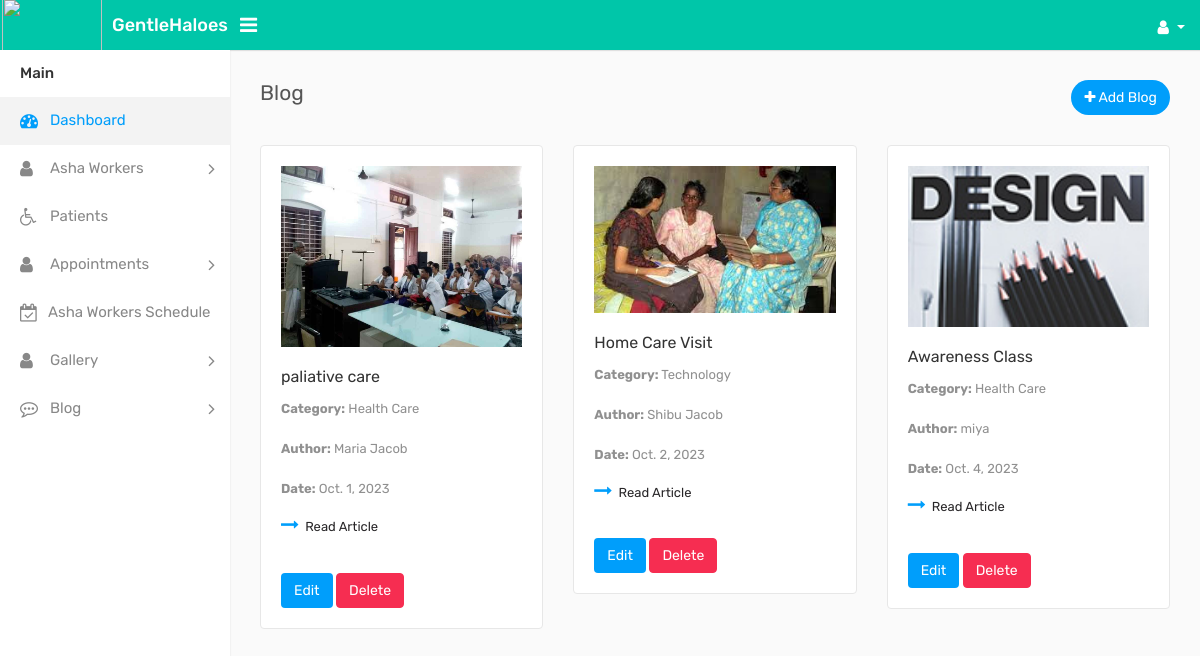
The page /blog on the database as committed earlier.
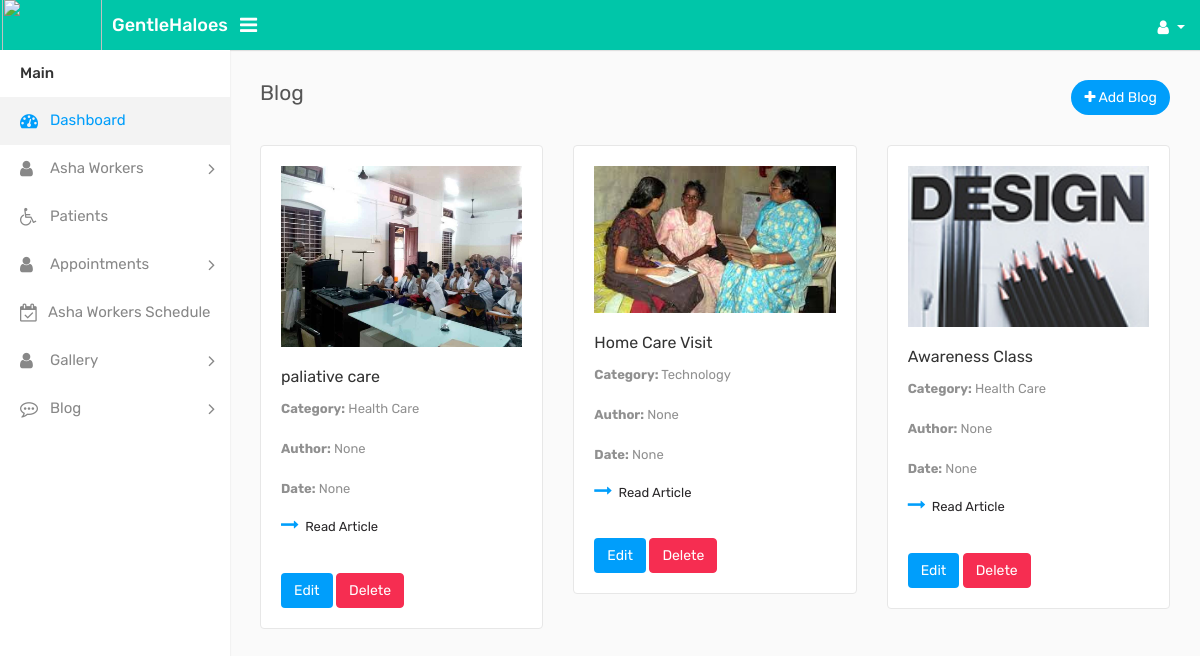
The same page on the database as committed later.
### GHapp/models.py (models this page shows, shortened)
class Blog(models.Model):
    author=models.CharField(max_length=200, null=True,blank=True)
    title = models.CharField(max_length=200, verbose_name='Blog Name')
    images = models.ImageField(upload_to='blog_images/', verbose_name='Blog Images', null=True, blank=True)
    category = models.CharField(max_length=100,choices = [('Health Care','Health Care'), ('Child', 'Child'),('Technology', 'Technology')])
    blog_date = models.DateField(null=True,blank=True)
    description = models.TextField(verbose_name='Blog Description')

### GHapp/views.py (the view)
# urls.py: path('blog', views.blog, name="blog"),
def blog(request):
    blogs = Blog.objects.all()
    return render(request, 'admin_temp/blog.html', {'blogs': blogs})

### templates/admin_temp/blog.html (shortened to what this page needs)
{% load static %}
<!DOCTYPE html>
<html lang="en">
<head>
    <link rel="stylesheet" type="text/css" href="{% static 'assets/css/bootstrap.min.css' %}">
    <link rel="stylesheet" type="text/css" href="{% static 'assets/css/font-awesome.min.css' %}">
    <link rel="stylesheet" type="text/css" href="{% static 'assets/css/style.css' %}">
</head>
<body>
    <div class="main-wrapper">
        <div class="header">
			<div class="header-left">
				<a href="{% url 'blog' %}" class="logo">
					<img src="{% static 'images/ghbc1.png' %}" width="100" height="55" alt=""><span>GentleHaloes</span>
				</a>
			</div>
			 <a id="toggle_btn" href="javascript:void(0);"><i class="fa fa-bars"></i></a>
            <ul class="nav user-menu float-right">
                <li class="nav-item dropdown has-arrow">
                    <a href="#" class="dropdown-toggle nav-link user-link" data-toggle="dropdown">
                        <i class="fa fa-user" aria-hidden="true"></i>
                    </a>
                </li>
        </div>
        <div class="sidebar" id="sidebar">
            <div class="sidebar-inner slimscroll">
                <div id="sidebar-menu" class="sidebar-menu">
                    <ul>
                        <li class="menu-title">Main</li>
                        <li class="active">
                            <a href="{% url 'admin_dashboard' %}"><i class="fa fa-dashboard"></i> <span>Dashboard</span></a>
                        </li>
                        <li class="submenu">
							<a href="#"><i class="fa fa-user"></i> <span>Asha Workers </span> <span class="menu-arrow"></span></a>
						</li>
                         <li>
                            <a href="{% url 'patients' %}"><i class="fa fa-wheelchair"></i> <span>Patients</span></a>
                        </li>
                        <li class="submenu">
							<a href="#"><i class="fa fa-user"></i> <span>Appointments </span> <span class="menu-arrow"></span></a>
						</li>
                        <li>
                            <a href="{% url 'schedule' %}"><i class="fa fa-calendar-check-o"></i> <span>Asha Workers Schedule</span></a>
                        </li>
                        <li class="submenu">
							<a href="#"><i class="fa fa-user"></i> <span> Gallery </span> <span class="menu-arrow"></span></a>
						</li>
                        <li class="submenu">
                            <a href="#"><i class="fa fa-commenting-o"></i> <span> Blog</span> <span class="menu-arrow"></span></a>
                        </li>
                    </ul>
                </div>
            </div>
        </div>
        <div class="page-wrapper">
            <div class="content">
                <div class="row">
                    <div class="col-sm-8 col-4">
                        <h4 class="page-title">Blog</h4>
                    </div>
                    <div class="col-sm-4 col-8 text-right m-b-30">
                        <a class="btn btn-primary btn-rounded float-right" href="{% url 'add-blog' %}"><i class="fa fa-plus"></i> Add Blog</a>
                    </div>
                </div>
                <div class="row">
                    {% for blog in blogs %}
                        <div class="col-sm-6 col-md-6 col-lg-4">
                            <div class="blog grid-blog">
                                <div class="blog-image">
                                   <a href="{% url 'blog-details' blog.id  %}">
                                        <img class="img-fluid" src="{{ blog.images.url }}" alt="{{ blog.title }} Image">
                                    </a>
                                </div>
                                <div class="blog-content">
                                    <h3 class="blog-title"><a href="#">{{ blog.title }}</a></h3>
                                    <p><strong>Category:</strong> {{ blog.category }}</p>
                                    <p><strong>Author:</strong> {{ blog.author }}</p>
                                    <p><strong>Date:</strong> {{ blog.blog_date }}</p>
                                    <a href="{% url 'blog-details' blog.id %}" class="read-more"><i class="fa fa-long-arrow-right"></i> Read Article</a>
                                    <br><br>
                                    <a href="{% url 'edit_blog' blog.id %}" class="btn btn-primary">Edit</a>
                                    <a href="#" class="btn btn-danger">Delete</a>
                                </div>
                            </div>
                        </div>
                    {% endfor %}
                </div>
            </div>
        </div>
    </div>
</body>
</html>

Rows that differ between the two databases and show on the page:
changed Blog "paliative care": author "Maria Jacob" → "None"; blog_date "Oct. 1, 2023" → "None"
changed Blog "Home Care Visit": author "Shibu Jacob" → "None"; blog_date "Oct. 2, 2023" → "None"
changed Blog "Awareness Class": author "miya" → "None"; blog_date "Oct. 4, 2023" → "None"
